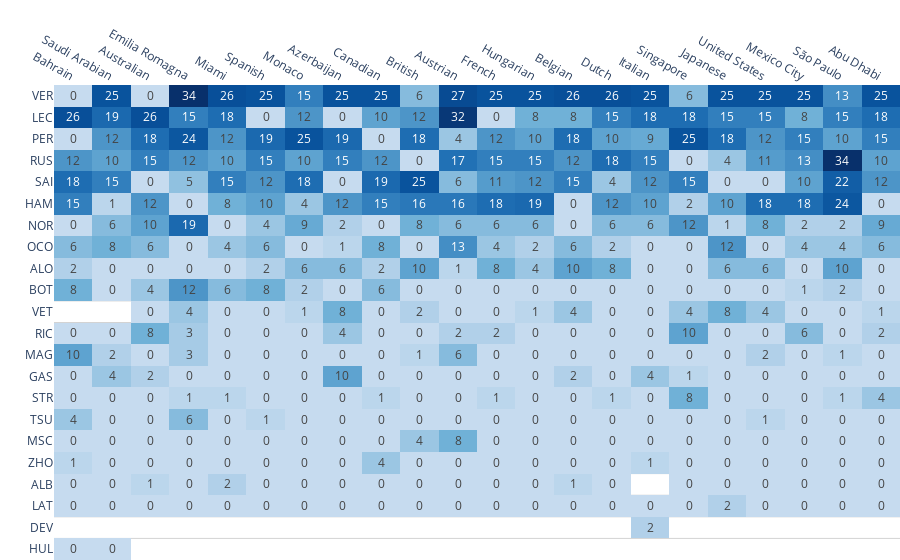

Notebook code for this chart:
### Code cell
plot_standings_chart(df_drivers_2022)

### Figure 1 — Plotly figure (JSON) as saved in the notebook; plotly's stock layout.template omitted (floating-point values rounded to 4 significant figures; data arrays with more than 128 entries replaced by an {"elided": "..."} marker saying what was removed)
{"data": [{"coloraxis": "coloraxis", "hovertemplate": "Race: %{x}<br>driverCode: %{y}<br>Points: %{z}<extra></extra>", "name": "0", "texttemplate": "%{z}", "type": "heatmap", "x": ["Bahrain", "Saudi Arabian", "Australian", "Emilia Romagna", "Miami", "Spanish", "Monaco", "Azerbaijan", "Canadian", "British", "Austrian", "French", "Hungarian", "Belgian", "Dutch", "Italian", "Singapore", "Japanese", "United States", "Mexico City", "São Paulo", "Abu Dhabi"], "xaxis": "x", "y": ["VER", "LEC", "PER", "RUS", "SAI", "HAM", "NOR", "OCO", "ALO", "BOT", "VET", "RIC", "MAG", "GAS", "STR", "TSU", "MSC", "ZHO", "ALB", "LAT", "DEV", "HUL"], "yaxis": "y", "z": {"elided": "22x22 int values"}}], "layout": {"coloraxis": {"colorbar": {"title": {"text": "Points"}}, "colorscale": [[0, "rgb(198, 219, 239)"], [0.25, "rgb(107, 174, 214)"], [0.5, "rgb(33,  113, 181)"], [0.75, "rgb(8,   81,  156)"], [1, "rgb(8,   48,  107)"]], "showscale": false}, "margin": {"b": 0, "l": 0, "r": 0, "t": 0}, "plot_bgcolor": "rgba(0,0,0,0)", "xaxis": {"anchor": "y", "domain": [0, 1], "showgrid": false, "showline": false, "side": "top", "title": {"text": ""}}, "yaxis": {"anchor": "x", "autorange": "reversed", "domain": [0, 1], "gridcolor": "LightGrey", "gridwidth": 1, "showgrid": true, "showline": false, "tickmode": "linear", "tickson": "boundaries", "title": {"text": ""}}}}
